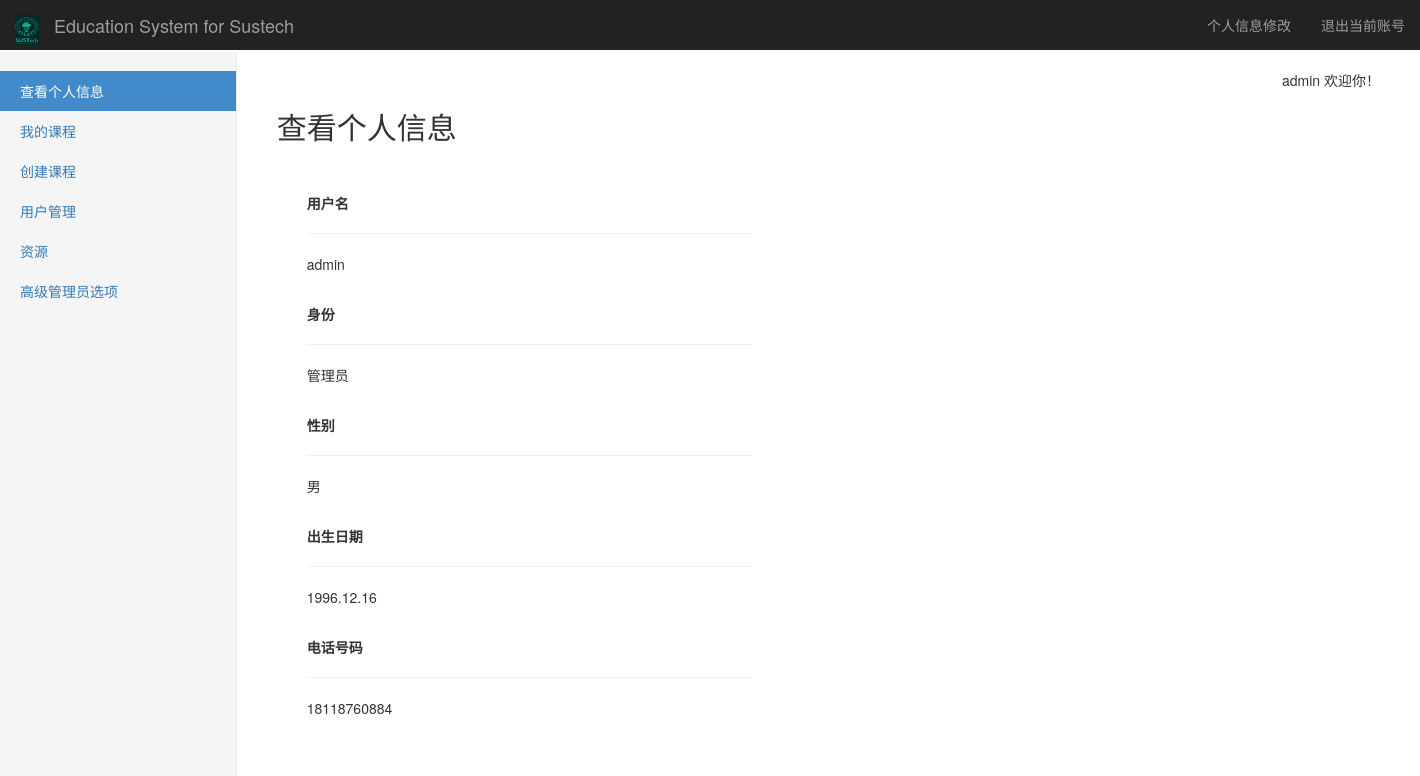
The app's page /myinformation (signed in) with its own data.
### tables this page shows
CREATE TABLE "account" (
	`userid`	INTEGER NOT NULL PRIMARY KEY AUTOINCREMENT,
	`username`	string NOT NULL,
	`password`	string NOT NULL,
	`privilege`	int NOT NULL
);

CREATE TABLE "infor" (
	`userid`	int NOT NULL,
	`telephone`	string NOT NULL,
	`sex`	string NOT NULL,
	`born`	string NOT NULL
);

### Listener.py (the view)
@app.route(myinformation_url, methods=['GET', 'POST'])
def myinformation():
    infor=SQL_Infor(get_db())   #获取infor方法集
    if not (session.get('login') and session.get('username') and session.get('privilege')):
        return redirect(url_for('logout'))
    username = session['username']
    p = session['privilege']
    sidebar = GetSideBar(GetBar(p),'查看个人信息')    #对sidebar进行处理
    user={'privilege':p,'sex':'未填写','telephone':'未填写','born':'未填写'} #user数据初始化
    userinfor = infor.GetInfor(username)    #根据用户名获取其信息
    if (len(userinfor) != 1):
        pass
    else:
        myinfor = userinfor[0]
        user['telephone'] = myinfor[1]
        user['sex'] = myinfor[2]
        user['born'] = myinfor[3]   #对user进行处理
    return render_template('myinformation.html', username=username, sidebar=sidebar,user=user,p=p)

### Config/Link_db.py (called while the page is built)
    def select(self,sql):
        try:
            self.__cursor.execute(sql)
            data = self.__cursor.fetchall()
            return data
        except:
            print("Error: unable to fecth data with sql query: "+sql)
            return False

    def close(self):
        if(self.__db!=None):
            self.__db.close()

### Listener.py (called while the page is built)
def get_db():   #使用flask的g对象，每次访问都会有个独立的g对象，保证线程的数据库操作的安全
    if not hasattr(g, 'db'):
        g.db = Link_db()
    return g.db

def GetBar(privilege):  #根据用户privilege返回不同的sidebar
    if(privilege==3):
        return adminbar
    elif(privilege==2):
        return teacherbar
    elif(privilege==1):
        return studentbar

### SQL_libarary/Func_lib.py (called while the page is built)
def GetSideBar(sidebar,activebar=None): #对sidebar进行整理并返回整理好的元组
    result=[]
    for key in sidebar:
        bar1={}
        bar1['name']=key
        bar1['href']=sidebar[key]
        if(activebar==key):
            bar1['active']='active'
        result.append(bar1)
    return result

### SQL_libarary/SQL_Infor.py (called while the page is built)
    def GetInfor(self, username):
            sql = " select username,telephone,sex,born from %s i join %s a on a.userid=i.userid " \
                  "where a.username='%s'" % (InforTable,AccountTable, username)
            data = self.__db.select(sql)
            if (data != False):
                return data
            else:
                return None

### templates/myinformation.html (shortened to what this page needs)
{% extends "layout.html" %}
{% block body %}
<h2> 查看个人信息</h2>
<br/>
<br/>
<div class="container">
	<div class="col-sm-5">
		<strong>用户名</strong>
		<HR>
		<p>{{ username }}</p>
		<br/>
		<strong>身份</strong>
		<HR>
		<p>
		{% if user.privilege==1 %}
		学生
		{% elif user.privilege==2 %}
		教师
		{% elif user.privilege==3 %}
		管理员
		{% endif %}
		</p>
		<br/>
		<strong>性别</strong>
		<HR>
		<p>{{ user.sex }}</p>
		<br/>
		<strong>出生日期</strong>
		<HR>
		<p>{{ user.born }}</p>
		<br/>
		<strong>电话号码</strong>
		<HR>
		<p>{{ user.telephone }}</p>
	 </div>
</div>
{% endblock %}

### templates/layout.html (shortened to what this page needs)
<!DOCTYPE html>
<html lang="zh-CN">
  <head>
	<link href="../static/css/bootstrap.min.css" rel="stylesheet">
	<link href="../static/css/dashboard.css" rel="stylesheet">
	<link href="../static/css/upload.css" rel="stylesheet">
  </head>
  <body>
	    <nav class="navbar navbar-inverse navbar-fixed-top">
		  <div class="container-fluid">
			<div class="navbar-header">
			<a class="navbar-brand"><img id="search" src="../static/pic/sustech_black.png" width="24px" height="30px"></a>
			  <a class="navbar-brand" href="/introduction">Education System for Sustech</a>
			</div>
			<div id="navbar" class="navbar-collapse collapse">
			  <ul class="nav navbar-nav navbar-right">
				<li><a href="/myinformation/change">个人信息修改</a></li>
				<li><a href="/logout">退出当前账号</a></li>
			  </ul>
			</div>
		  </div>
		</nav>
		<div class="container-fluid">
		  <div class="row">
			<div class="col-sm-3 col-md-2 sidebar">
			  <ul class="nav nav-sidebar">
			  {% for bar in sidebar %}
				<li {% if bar.active=="active" %}class="active"{% endif %}>
					<a href="{{ bar.href }}">{{ bar.name }}</a>
				</li>
			  {% endfor %}
			  </ul>
			</div>
			<div class="col-sm-9 col-sm-offset-3 col-md-10 col-md-offset-2 main">
			<p class="text-right">{{ username }}  欢迎你！</p>
				{% block body %}{% endblock %}
			</div>
		  </div>
		</div>
  </body>
</html>

### static/css/dashboard.css (style rules this page uses)
body { padding-top: 50px; }
.navbar-fixed-top { border: 0; }
.sidebar { display: none; }
@media (min-width: 768px) { .sidebar { position: fixed; top: 51px; bottom: 0; left: 0; z-index: 1000; display: block; padding: 20px; overflow-x: hidden; overflow-y: auto; background-color: #f5f5f5; border-right: 1px solid #eee; } }
.nav-sidebar { margin-right: -21px; margin-bottom: 20px; margin-left: -20px; }
.nav-sidebar > li > a { padding-right: 20px; padding-left: 20px; }
.nav-sidebar > .active > a, .nav-sidebar > .active > a:hover, .nav-sidebar > .active > a:focus { color: #fff; background-color: #428bca; }
.main { padding: 20px; }
@media (min-width: 768px) { .main { padding-right: 40px; padding-left: 40px; } }

### records on screen
account: username "admin"
infor: sex "男", born "1996.12.16", telephone "18118760884"

### other values on screen
{{ bar.name }} "查看个人信息" "我的课程" "创建课程" "用户管理" "资源" "高级管理员选项"
